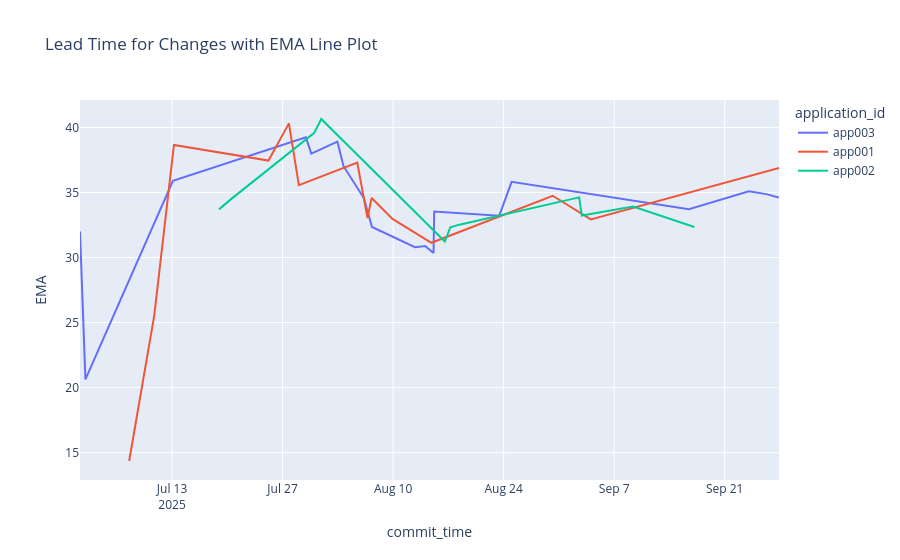

Notebook code cell kept with this figure:
### Markdown cell above
### Exponential Moving Average Plot

### Code cell
fig_lead_line_ema = px.line(
	data_frame=df_lead,
	title="Lead Time for Changes with EMA Line Plot",	# Label for the figure.
	x="commit_time",							# Column for use on x-axis
	y="EMA",							# Column for use on y-axis
	color="application_id",					# Column for use on color grouping
	)

fig_lead_line_ema.show()

### Figure 1 — Plotly figure (JSON) as saved in the notebook; plotly's stock layout.template omitted (floating-point values rounded to 4 significant figures)
{"data": [{"hovertemplate": "application_id=app003<br>commit_time=%{x}<br>EMA=%{y}<extra></extra>", "legendgroup": "app003", "line": {"color": "#636efa", "dash": "solid"}, "marker": {"symbol": "circle"}, "mode": "lines", "name": "app003", "orientation": "v", "showlegend": true, "type": "scatter", "x": ["2025-07-01T08:09:00.000000000", "2025-07-02T00:37:00.000000000", "2025-07-13T02:40:00.000000000", "2025-07-29T22:50:00.000000000", "2025-07-30T15:14:00.000000000", "2025-08-02T22:25:00.000000000", "2025-08-03T17:21:00.000000000", "2025-08-06T07:01:00.000000000", "2025-08-07T07:43:00.000000000", "2025-08-12T18:23:00.000000000", "2025-08-14T01:17:00.000000000", "2025-08-15T02:54:00.000000000", "2025-08-15T04:50:00.000000000", "2025-08-23T10:42:00.000000000", "2025-08-25T00:06:00.000000000", "2025-09-16T11:07:00.000000000", "2025-09-24T01:22:00.000000000", "2025-09-26T06:19:00.000000000", "2025-09-27T20:20:00.000000000"], "xaxis": "x", "y": [32.0, 20.63, 35.9, 39.24, 37.99, 38.91, 37.02, 34.57, 32.34, 30.79, 30.89, 30.35, 33.53, 33.22, 35.81, 33.72, 35.08, 34.87, 34.61], "yaxis": "y"}, {"hovertemplate": "application_id=app001<br>commit_time=%{x}<br>EMA=%{y}<extra></extra>", "legendgroup": "app001", "line": {"color": "#EF553B", "dash": "solid"}, "marker": {"symbol": "circle"}, "mode": "lines", "name": "app001", "orientation": "v", "showlegend": true, "type": "scatter", "x": ["2025-07-07T13:35:00.000000000", "2025-07-10T17:58:00.000000000", "2025-07-13T05:43:00.000000000", "2025-07-25T05:08:00.000000000", "2025-07-27T19:14:00.000000000", "2025-07-29T01:29:00.000000000", "2025-08-05T11:03:00.000000000", "2025-08-06T18:06:00.000000000", "2025-08-07T06:38:00.000000000", "2025-08-09T22:09:00.000000000", "2025-08-14T20:24:00.000000000", "2025-08-30T05:05:00.000000000", "2025-09-04T01:04:00.000000000", "2025-09-27T21:01:00.000000000"], "xaxis": "x", "y": [14.36, 25.56, 38.66, 37.45, 40.31, 35.55, 37.29, 33.03, 34.57, 32.97, 31.13, 34.75, 32.93, 36.88], "yaxis": "y"}, {"hovertemplate": "application_id=app002<br>commit_time=%{x}<br>EMA=%{y}<extra></extra>", "legendgroup": "app002", "line": {"color": "#00cc96", "dash": "solid"}, "marker": {"symbol": "circle"}, "mode": "lines", "name": "app002", "orientation": "v", "showlegend": true, "type": "scatter", "x": ["2025-07-18T22:43:00.000000000", "2025-07-20T13:15:00.000000000", "2025-07-31T00:16:00.000000000", "2025-07-31T21:31:00.000000000", "2025-08-16T13:08:00.000000000", "2025-08-17T05:59:00.000000000", "2025-08-18T09:50:00.000000000", "2025-09-02T13:30:00.000000000", "2025-09-02T21:34:00.000000000", "2025-09-09T09:26:00.000000000", "2025-09-17T03:46:00.000000000"], "xaxis": "x", "y": [33.7, 34.53, 39.58, 40.65, 31.23, 32.33, 32.52, 34.62, 33.23, 33.92, 32.35], "yaxis": "y"}], "layout": {"legend": {"title": {"text": "application_id"}, "tracegroupgap": 0}, "title": {"text": "Lead Time for Changes with EMA Line Plot"}, "xaxis": {"anchor": "y", "domain": [0, 1], "title": {"text": "commit_time"}}, "yaxis": {"anchor": "x", "domain": [0, 1], "title": {"text": "EMA"}}}}
